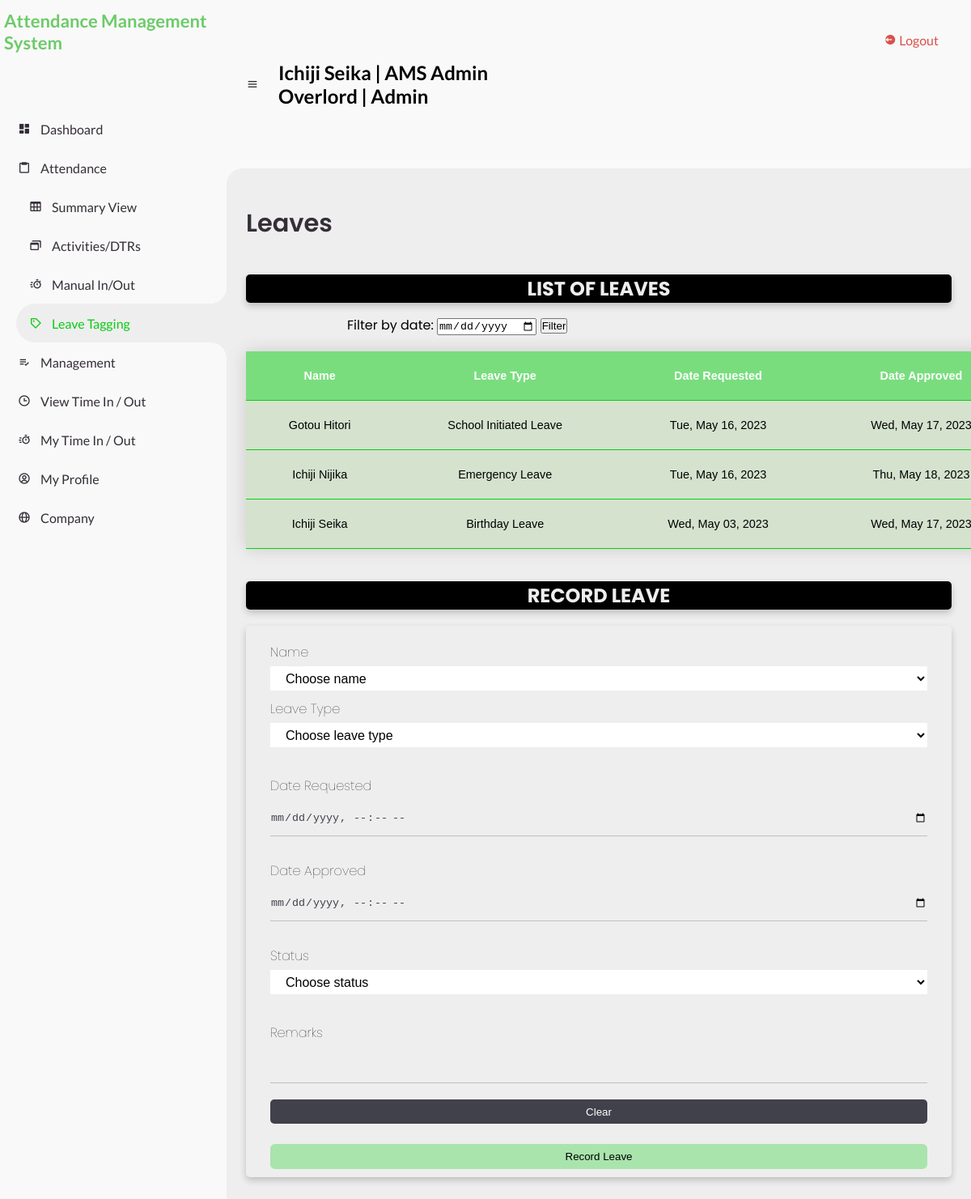
The page /leaves.php (signed in) on the database its author committed.
### tables this page shows
CREATE TABLE `emp_info` (
  `id` int(11) NOT NULL,
  `name` varchar(255) NOT NULL,
  `department` enum('HR','Marketing','Accounting','IT','Admin', 'All') NOT NULL,
  `position` varchar(255) NOT NULL,
  `start_date` date NOT NULL,
  `work_days` varchar(255) NOT NULL,
  `work_hrs` varchar(255) NOT NULL
);

CREATE TABLE `leaves` (
  `id` int(11) NOT NULL,
  `name` varchar(255) NOT NULL,
  `leave_type` enum('Planned Leave','School Initiated Leave','Emergency Leave','Sick Leave','Birthday Leave','Vacation Leave') NOT NULL,
  `date_req` datetime NOT NULL,
  `date_app` datetime NOT NULL,
  `status` enum('Approved','Rejected') NOT NULL,
  `remarks` varchar(255) NOT NULL
);

### leaves.php (the view, shortened to what this page needs)
<?php
    include 'connects.php';
	include_once('sidebar.php');
	$name = $_SESSION['username'];
    $position = $_SESSION['position'];
    if($position == "employee") {
        $query = "SELECT name, department, position, start_date, work_days, work_hrs FROM emp_info WHERE name='$name'";
    } else {
        $query = "SELECT name, department, position, start_date, hr_req, hr_ren, hr_left FROM int_info WHERE name='$name'";
    }
    $result = mysqli_query($conn, $query);
    $row = mysqli_fetch_assoc($result);
?>
<html lang="en">
<head>
	<link href='https://unpkg.com/boxicons@2.0.9/css/boxicons.min.css' rel='stylesheet'>
	<link rel="stylesheet" href="css/Leaves.css">
</head>
<body>
	<?php include_once 'sidebar.php'; ?>
	<section id="content">
		<nav>
			<i class='bx bx-menu' ></i>
			<h2><?php echo $_SESSION['username']; echo " | "; echo "AMS Admin"; echo "<br>";
			echo $row['position']; echo " | "; echo $row['department'];
			?></h2>
			<li>
				<a href="logout.php" class="logout">
					<i class='bx bxs-log-out-circle' ></i>
					<span class="text">Logout</span>
				</a>
			</li>
		</nav>
		<main>
			<div class="head-title">
				<div class="left">
					<h1>Leaves</h1>
				</div>
			</div>
			<?php
			$rowsPerPage = 10;
			$pageNum = isset($_GET['page']) ? (int)$_GET['page'] : 1;
			$dateFilter = isset($_GET['date']) ? $_GET['date'] : '';
			$limit = 'LIMIT ' . (($pageNum - 1) * $rowsPerPage) . ', ' . $rowsPerPage;
			if ($dateFilter != '') {
				$sql = "SELECT name, leave_type, date_req, date_app, status, remarks FROM leaves WHERE DATE(date_req) = '$dateFilter' ORDER BY date_req DESC $limit";
			} else {
				$sql = "SELECT name, leave_type, date_req, date_app, status, remarks FROM leaves ORDER BY date_req DESC $limit";
			}
			$result = mysqli_query($conn, $sql);
			?>
			<div class="card-listAcc">
				<ul class="box-info">
					<h1>LIST OF LEAVES</h1>
				</ul>
			</div>
			<div class="filter-date">
			<form method="get">
				<label for="date">Filter by date:</label>
				<input type="date" name="date" id="date" value="<?php echo $int_dateFilter; ?>">
				<input type="submit" value="Filter">
			</form>
			</div>
			<table>
				<thead>
					<tr>
						<th>Name</th>
						<th>Leave Type</th>
						<th>Date Requested</th>
						<th>Date Approved</th>
					</tr>
				</thead>
				<tbody>
					<?php while ($row = mysqli_fetch_assoc($result)) { ?>
					<tr>
						<td><?php echo $row['name']; ?></td>
						<td><?php echo $row['leave_type']; ?></td>
						<td><?php echo date('D, M d, Y', strtotime($row['date_req'])); ?></td>
						<td><?php echo date('D, M d, Y', strtotime($row['date_app'])); ?></td>
					</tr>
					<?php } ?>
				</tbody>
			</table>
			<form action="record_leave.php" method="post">
				<div class="card-listAcc">
					<div class="box-info">
						<h1>RECORD LEAVE</h1>
					</div>
				</div>
				<div class="input-box">
					<ul class="box-info">
					<div class="input-field">
						<h4>Name</h4>
						<select id="name" name="name" required class="select-custom">
							<option value="">Choose name</option>
						</select>
					</div>
					<div class="input-field">
						<h4>Leave Type</h4>
						<select id="leave_type" name="leave_type" required class="select-custom">
							<option value="">Choose leave type</option>
						</select><br>
					</div>
					<div class="input-field">
						<h4>Date Requested</h4>
						<input type="datetime-local" class="input" id="date_req" name="date_req" required>
					</div>
					<div class="input-field">
						<h4>Date Approved</h4>
						<input type="datetime-local" class="input" id="date_app" name="date_app" required>
					</div>
					<div class="input-field">
						<h4>Status</h4>
						<select id="status" name="status" required class="select-custom">
							<option value="">Choose status</option>
						</select><br>
					</div>
					<div class="input-field">
						<h4>Remarks</h4>
						<input type="text" class="input" id="remarks" name="remarks" required>
					</div>
					<div class="input-field">
						<input type="reset" class="submitClear" value="Clear">
						<input type="submit" class="submit-excel" value="Record Leave">
					</div>
					</ul>
				</div>
			</form>
		</main>
	</section>
</body>
</html>

### css/send_notification.css (style rules this page uses)
* { margin: 0; padding: 0; box-sizing: border-box; }
.input-box { background-color: #eee; box-shadow: 0 4px 8px 0 rgba(0, 0, 0, 0.2); transition: 0.3s; border-radius: 5px; margin-top: 20px; padding: 20px; width: auto; box-sizing: border-box; padding-bottom: 10px; }
.input-field { display: flex; flex-direction: column; position: relative; padding: 0 10px 0 10px; font-size: medium; }
.input { height: 45px; width: 100%; background: transparent; border: none; border-bottom: 1px solid rgba(0, 0, 0, 0.2); outline: none; margin-bottom: 20px; color: #40414a; }
.submitClear { border: none; outline: none; height: 30px; background: #40414a; border-radius: 5px; transition: 0.4s; color: #fff; }
.select-custom { padding: 0 30px 0 15px; width: 100%; background-color: white; color: black; border: none; font-size: 16px; }
.card-listAcc { background-color: #000000; box-shadow: 0 4px 8px 0 rgba(0, 0, 0, 0.2); transition: 0.3s; border-radius: 5px; text-align: center; margin-top: 40px; color: #eee; width: 100%; }
table { margin-top: 20px; margin-left: auto; margin-right: auto; position: center; border-collapse: collapse; font-size: 0.9em; font-family: sans-serif; min-width: 1080px; max-width: 100%; width: fit-content; box-shadow: 0 0 20px rgba(0, 0, 0, 0.15); }
table thead tr { color: #ffffff; text-align: center; }
table th { padding: 22px 25px; text-align: center; }
table td { padding: 22px 25px; text-align: center; }
td { background-color: #D4E2CE; }
.filter-date { text-align: left; margin-top: 15px; margin-left: 125px; margin-bottom: 5px; }
a { text-decoration: none; color: black; }
li { list-style: none; }
h4 { font-weight: lighter; margin-top: 10px; margin-bottom: 5px; }
:root { --poppins: "Poppins", sans-serif; --lato: "Lato", sans-serif; --light: #f9f9f9; --green: #0bcc14; --light-blue: #cfe8ff; --grey: #eee; --dark-grey: #aaaaaa; --dark: #342e37; --red: #db504a; --yellow: #ffce26; --light-yellow: #fff2c6; --orange: #fd7238; --light-orange: #ffe0d3; }
html { overflow-x: hidden; }
body { background: var(--grey); overflow-x: hidden; }
#content { position: relative; width: calc(100% - 280px); left: 280px; transition: 0.3s ease; }
#content nav { height: 14%; background: var(--light); padding: 0 24px; display: flex; align-items: center; grid-gap: 24px; font-family: var(--lato); position: sticky; top: 0; left: 0; z-index: 1000; }
#content nav::before { content: ""; position: absolute; width: 40px; height: 40px; bottom: -40px; left: 0; border-radius: 50%; box-shadow: -20px -20px 0 var(--light); }
#content nav a { color: var(--dark); }
#content nav .bx.bx-menu { cursor: pointer; color: var(--dark); }
#content main { width: 100%; padding: 36px 24px; font-family: var(--poppins); max-height: calc(100vh - 56px); overflow-y: auto; }
#content main .head-title { display: left; align-items: center; justify-content: space-between; grid-gap: 16px; flex-wrap: wrap; }
#content main .head-title .left h1 { font-size: 36px; font-weight: 600; margin-bottom: 10px; color: var(--dark); }
.logout { position: absolute; top: 40; right: 40; }
.logout i, .logout span { color: var(--red); }
.left h1 { font-size: 190%!important; margin-top: 1%; }

### rows shown on the page
emp_info: position "Overlord", department "Admin"
leaves: name "Gotou Hitori", leave_type "School Initiated Leave", date_req "Tue, May 16, 2023", date_app "Wed, May 17, 2023"
leaves: name "Ichiji Nijika", leave_type "Emergency Leave", date_req "Tue, May 16, 2023", date_app "Thu, May 18, 2023"
leaves: name "Ichiji Seika", leave_type "Birthday Leave", date_req "Wed, May 03, 2023", date_app "Wed, May 17, 2023"

### other values the page prints
$_SESSION['username'] "Ichiji Seika"
